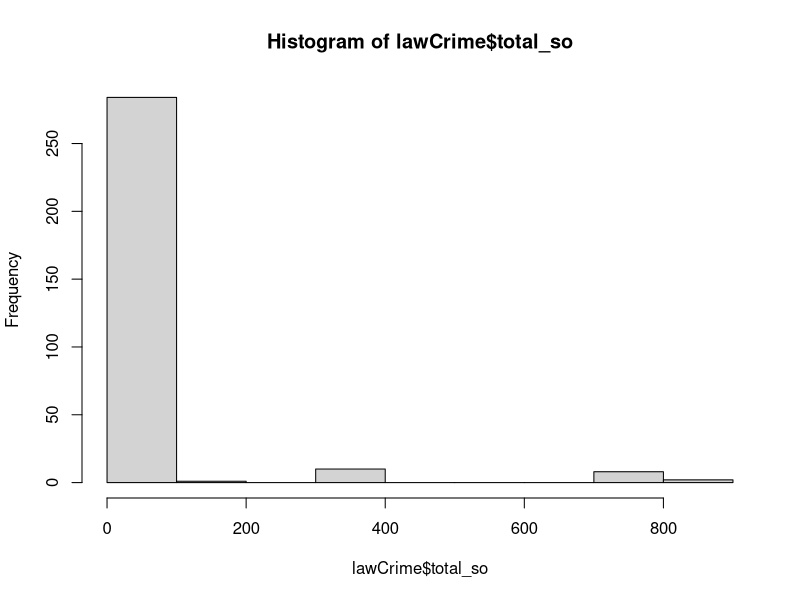

R code for this plot: (Note: this script raises an error after producing the figure.)
######################################
### Created by Will Wetzel         ###
### Released under the MIT license ###
### 8086 R Script Deliverable      ###
### 11-1-17                        ###
######################################

###################
### Preparation ###
###################
setwd("~/Documents/GitHub/Data-Rangers/Deliverables/R_Script_Deliverable")
lawCrime <- read.csv("lawStaff_vs_Crime.csv", stringsAsFactors = FALSE)

names(lawCrime)
### Column Names ###
# "year"        "department"  "county"      "ft_so_m"     "ft_so_f"     "ft_c_m"     
# "ft_c_f"      "pt_so"       "pt_c"        "us_so_ft"    "us_so_pt"    "us_c_ft"    
# "us_c_pt"     "pop_covered" "so_per_1000" "num_res_so"  "total_crime"

# Replace null values with 0, from inconsistent data cleaning
columnsToReplace <- lawCrime[,c("us_so_ft", "us_so_pt", "num_res_so",
                                "us_c_ft", "us_c_pt")]
columnsToReplace[is.na(columnsToReplace)] <- 0
lawCrime[,c("us_so_ft", "us_so_pt", "num_res_so",
            "us_c_ft", "us_c_pt")] <- columnsToReplace

# Checking for rows with nulls,
# if nothings prints the data has no nulls
nulls <- complete.cases(lawCrime)
nulls
counter <- 0
for (null in nulls) {
  if (!null){
    print(paste("You have nulls at row", counter))
  }
  counter <- counter+1
}

# Data is 305 x 18
dim(lawCrime)
nrow(lawCrime)
ncol(lawCrime)

# Create a total full time officer column,
# combining male and female records
lawCrime$total_so <- (lawCrime$ft_so_m + lawCrime$ft_so_f)
# Same for full time civilians
lawCrime$total_c <- lawCrime$ft_c_m + lawCrime$ft_c_f


######################
## Statewide Stats ###
######################

# There are 32 departments in Nebraska
length(unique(lawCrime$department))
# Spread across 27 counties
length(unique(lawCrime$county))

# Pop Covered by department
# 0%    25%    50%    75%   100% 
# 5111   7026  10195  24490 452252 
quantile(lawCrime$pop_covered)

# Full time SO
#   0%  25%  50%  75% 100% 
#   3   14   18   38  848 
quantile(lawCrime$total_so)

# Histograms on the full set of data generally look bad
hist(lawCrime$total_so)
## ENHANCEMENT
# FIX - Checking for and removing outliers in rows
# FIX I think this needs to do it by year or something
lawCrimeNoOutliers <- lawCrime
outliers <- c()
for (column in names(lawCrimeNoOutliers)) {
  if (is.numeric(lawCrimeNoOutliers[[column]])) {
    outliers <- c(boxplot.stats(lawCrimeNoOutliers[[column]]))
    cat(paste(outliers))
    # readline(prompt="Press [enter] to continue")
    lawCrimeNoOutliers <- lawCrimeNoOutliers[!lawCrimeNoOutliers[[column]] %in% outliers,]
  }
  
}
###

# Not many obvious patterns among data
pairs(~lawCrime$total_so+lawCrime$total_c+lawCrime$so_per_1000+lawCrime$crime_per_pop_covered,
      labels = c("Total SO", "Total Civ", "SO per 1000", "Crime Rate"))

# An average of 1.814 sworn officers per 1,000 people in NE for 2007-2016
mean(lawCrime$so_per_1000)

### Crime rate per 1000 people ###

# Create a crime per population covered ratio column
lawCrime$crime_per_pop_covered <- lawCrime$total_crime / lawCrime$pop_covered

# There are an average of 38.88 crimes per 1000 people for 2007-2017 in NE
boxplot(lawCrime$crime_per_pop_covered*1000, main = "Statewide Average Crime Rate per 1000 people")
mean(lawCrime$crime_per_pop_covered*1000)

# Compares average crime per 1000 people by year
yearlyCrimeMeans <- c()
for (year in (unique(lawCrime$year)))
  yearlyCrimeMeans <- append(yearlyCrimeMeans, mean(lawCrime$crime_per_pop_covered[lawCrime$year == year] * 1000))
names(yearlyCrimeMeans) <- c(2007, 2008, 2009, 2010, 2011, 2012, 2013, 2014, 2015, 2016)

plot(names(yearlyCrimeMeans), yearlyCrimeMeans, 
     main = "Crimes per 1000 People across Nebraska",
     xlab = "Year",
     ylab = "# of Crimes",
     ylim = c(0,50),
     pch = 20,
     col = "blue")

# Compares standard deviation of crime per 1000 people by year
yearlyCrimeStandardDev <- c()
for (year in (unique(lawCrime$year)))
  yearlyCrimeStandardDev <- append(yearlyCrimeStandardDev, sd(lawCrime$crime_per_pop_covered[lawCrime$year == year] * 1000))
names(yearlyCrimeStandardDev) <- c(2007, 2008, 2009, 2010, 2011, 2012, 2013, 2014, 2015, 2016)

plot(names(yearlyCrimeStandardDev), yearlyCrimeStandardDev, 
    main = "Crime sd per 1000 People across Nebraska",
    xlab = "Year",
    ylab = "SD of Crimes",
    ylim = c(0,25),
    pch = 20,
    col = "purple")

#########################################
### Departments by Population Covered ###
#########################################
# Comparing Lincoln/Omaha to all other departments

# Split in top 2 departments by pop covered and everyone else,
# looking only at 2016 data
lawCrimeOtherDeps <- lawCrime[lawCrime$year == 2016,]
lawCrimeOtherDeps <- lawCrimeOtherDeps[order(-lawCrimeOtherDeps$pop_covered),]
lawCrimeTopDeps <- lawCrimeOtherDeps[1:2,]
lawCrimeOtherDeps <- lawCrimeOtherDeps[c(-1,-2),]

# Comparing number of full-time Sworn Officers
numSo <- sum(lawCrimeTopDeps$ft_so_m, lawCrimeTopDeps$ft_so_f)
numSo <- c(numSo, sum(lawCrimeOtherDeps$ft_so_m, lawCrimeOtherDeps$ft_so_f))
names(numSo) <- c("Omaha/Lincoln PD", "All Other Deps")
barplot(numSo,
        main = "Number of Sworn Officers 2016",
        xlab = "Departments",
        ylab = "# of Officers",
        col = "blue",
        ylim = c(0,1500))

# Comparing population covered
popCovered <- sum(lawCrimeTopDeps$pop_covered)
popCovered <- c(popCovered, sum(lawCrimeOtherDeps$pop_covered))
names(popCovered) <- c("Omaha/Lincoln PD", "All Other Deps")
barplot(popCovered,
        main = "Total Population Covered 2016",
        xlab = "Departments",
        ylab = "# of Officers",
        col = "blue",
        ylim = c(0, 1000000))

### Average crime per 1000 people by locality ###
localCrime <- c(mean(lawCrimeTopDeps$crime_per_pop_covered)*1000)
localCrime <- c(localCrime, mean(lawCrimeOtherDeps$crime_per_pop_covered*1000))
names(localCrime) <- c("Omaha/Lincoln PD", "All Other Deps")
barplot(localCrime,
        main = "Average Crime rate per 1000 people 2016",
        xlab = "Departments",
        ylab = "# of Crime Incidents per 1000",
        col = "blue",
        ylim = c(0, 60))

##################################################
### Comparing urban vs rural department trends ###
##################################################
# Urban defined as pop. covered > 25,000 people

# Split into departments which cover more than 25,000, and less than 25,000 people
lawCrimeOver25k <- lawCrime[lawCrime$pop_covered >= 25000,]
lawCrimeUnder25k <- lawCrime[lawCrime$pop_covered < 25000,]

### Comparing hiring rates of civilian and sworn officers by population rates

# Create a total full time officer column,
# combining male and female records
lawCrimeOver25k$total_so <- (lawCrimeOver25k$ft_so_m + lawCrimeOver25k$ft_so_f)
lawCrimeUnder25k$total_so <- (lawCrimeUnder25k$ft_so_m + lawCrimeUnder25k$ft_so_f)
# Same for full time civilians
lawCrimeOver25k$total_c <- lawCrimeOver25k$ft_c_m + lawCrimeOver25k$ft_c_f
lawCrimeUnder25k$total_c <- lawCrimeUnder25k$ft_c_m + lawCrimeUnder25k$ft_c_f

# Getting average amount of staff for each year, 
# for both department with population coverage > and < than 25k
years <- c(2007, 2008, 2009, 2010, 2011, 2012, 2013, 2014, 2015, 2016)
annualOfficerHiresOver25k <- c()
annualCivilianHiresOver25k <- c()
annualOfficerHiresUnder25k <- c()
annualCivilianHiresUnder25k <- c()
for (year in years) {
  annualOfficerHiresOver25k <- c(annualOfficerHiresOver25k, mean(lawCrimeOver25k$total_so[lawCrimeOver25k$year == year]))
  annualCivilianHiresOver25k <- c(annualCivilianHiresOver25k, mean(lawCrimeOver25k$total_c[lawCrimeOver25k$year == year]))
  annualOfficerHiresUnder25k <- c(annualOfficerHiresUnder25k, mean(lawCrimeUnder25k$total_so[lawCrimeUnder25k$year == year]))
  annualCivilianHiresUnder25k <- c(annualCivilianHiresUnder25k, mean(lawCrimeUnder25k$total_c[lawCrimeUnder25k$year == year]))
  }

# Plotting Hiring Results
library(ggplot2)
combinedHiring <- data.frame(annualOfficerHiresOver25k,
                             annualCivilianHiresOver25k,
                             annualOfficerHiresUnder25k,
                             annualCivilianHiresUnder25k)
combinedHiring$year <- years
ggplot(data = combinedHiring, aes(x=year)) +
      geom_line(aes(y = annualOfficerHiresOver25k, colour = "Total Officer Staff Dep > 25k")) +
      geom_line(aes(y = annualCivilianHiresOver25k, colour = "Total Civilian Staff Dep > 25k")) +
      geom_line(aes(y = annualOfficerHiresUnder25k, colour = "Total Officer Staff Dep < 25k")) +
      geom_line(aes(y = annualCivilianHiresUnder25k, colour = "Total Civilian Staff Dep < 25k")) +
      ylab("Staffing Levels") + xlab("Year") + 
      ggtitle("Rural vs Urban Staffing Trends")

###########################################
### Comparing SO per 1000 to crime rate ###
###########################################

# We can see more officer density, doesn't correlate to less crime
plot(lawCrime$so_per_1000, lawCrime$crime_per_pop_covered*1000,
     main = "Comparing Officer Density and Crime Rate",
     xlab = "Sworn Officers per 1000 People",
     ylab = "Crime Incidents per 1000 People",
     abline(lm(lawCrime$so_per_1000 ~ lawCrime$crime_per_pop_covered), col = "red"))


